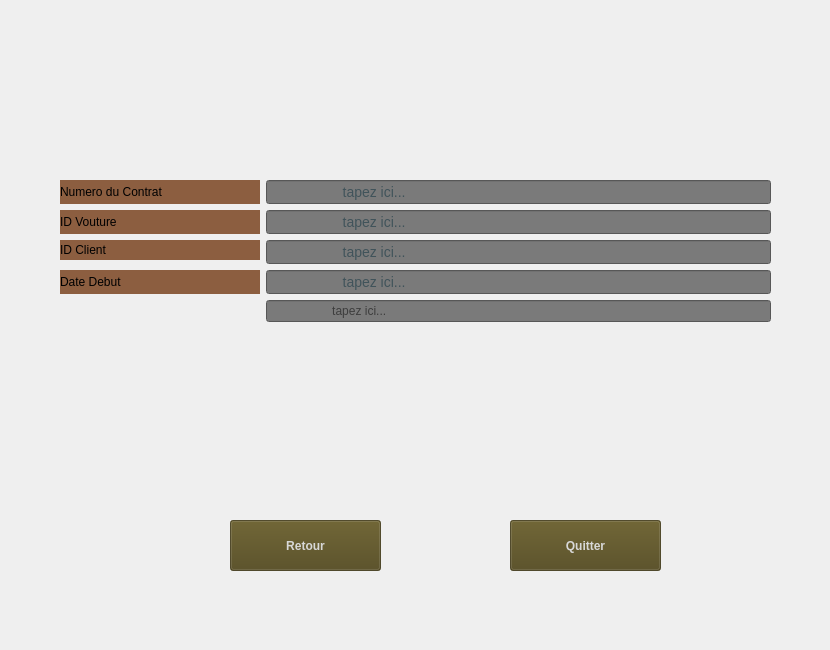
    <widget class="QWidget" name="visulal_contrat2">
     <property name="styleSheet">
      <string notr="true">QPushButton{
font:12px;
font-weight:bold;
color:rgb(216, 216, 216);
}
 
QPushButton:hover{
font:12px;
font-weight:bold;
color:rgb(26, 216, 216);

}
QPushButton:pressed{
font:12px;
font-weight:bold;
color:rgb(26, 216, 126);

}
</string>
     </property>
     <widget class="QLabel" name="label_5">
      <property name="geometry">
       <rect>
        <x>10</x>
        <y>-30</y>
        <width>811</width>
        <height>641</height>
       </rect>
      </property>
      <property name="text">
       <string/>
      </property>
      <property name="pixmap">
       <pixmap>../../Pictures/pexels-pixabay-248747.jpg</pixmap>
      </property>
      <property name="scaledContents">
       <bool>true</bool>
      </property>
     </widget>
     <widget class="QWidget" name="formLayoutWidget">
      <property name="geometry">
       <rect>
        <x>60</x>
        <y>180</y>
        <width>711</width>
        <height>311</height>
       </rect>
      </property>
      <layout class="QFormLayout" name="formLayout_2">
       <item row="0" column="0">
        <widget class="QLabel" name="label_7">
         <property name="minimumSize">
          <size>
           <width>200</width>
           <height>20</height>
          </size>
         </property>
         <property name="styleSheet">
          <string notr="true">background-color: rgba(112, 54, 15,200);
color:wihte;
font:12px;</string>
         </property>
         <property name="text">
          <string>Numero du Contrat</string>
         </property>
        </widget>
       </item>
       <item row="0" column="1">
        <widget class="QLineEdit" name="lineEdit_4">
         <property name="styleSheet">
          <string notr="true">background-color: rgb(122, 122, 122);
color:rgb(5, 44, 58);
font:14px;</string>
         </property>
         <property name="placeholderText">
          <string>                   tapez ici...</string>
         </property>
        </widget>
       </item>
       <item row="1" column="0">
        <widget class="QLabel" name="label_8">
         <property name="minimumSize">
          <size>
           <width>200</width>
           <height>20</height>
          </size>
         </property>
         <property name="styleSheet">
          <string notr="true">background-color: rgba(112, 54, 15,200);
color:wihte;
font:12px;</string>
         </property>
         <property name="text">
          <string>ID Vouture </string>
         </property>
        </widget>
       </item>
       <item row="2" column="0">
        <widget class="QLabel" name="label_6">
         <property name="sizePolicy">
          <sizepolicy hsizetype="Expanding" vsizetype="Fixed">
           <horstretch>0</horstretch>
           <verstretch>0</verstretch>
          </sizepolicy>
         </property>
         <property name="minimumSize">
          <size>
           <width>200</width>
           <height>20</height>
          </size>
         </property>
         <property name="styleSheet">
          <string notr="true">background-color: rgba(112, 54, 15,200);
color:wihte;
font:12px;</string>
         </property>
         <property name="text">
          <string>ID Client </string>
         </property>
        </widget>
       </item>
       <item row="2" column="1">
        <widget class="QLineEdit" name="lineEdit">
         <property name="sizePolicy">
          <sizepolicy hsizetype="Expanding" vsizetype="Fixed">
           <horstretch>0</horstretch>
           <verstretch>0</verstretch>
          </sizepolicy>
         </property>
         <property name="styleSheet">
          <string notr="true">background-color: rgb(122, 122, 122);
color:rgb(5, 44, 58);
font:14px;
</string>
         </property>
         <property name="placeholderText">
          <string>                   tapez ici...</string>
         </property>
        </widget>
       </item>
       <item row="3" column="0">
        <widget class="QLabel" name="label_9">
         <property name="minimumSize">
          <size>
           <width>200</width>
           <height>20</height>
          </size>
         </property>
         <property name="styleSheet">
          <string notr="true">background-color: rgba(112, 54, 15,200);
color:wihte;
font:12px;</string>
         </property>
         <property name="text">
          <string>Date Debut</string>
         </property>
        </widget>
       </item>
       <item row="4" column="1">
        <widget class="QLineEdit" name="lineEdit_5">
         <property name="styleSheet">
          <string notr="true">background-color: rgb(122, 122, 122);</string>
         </property>
         <property name="placeholderText">
          <string>                   tapez ici...</string>
         </property>
        </widget>
       </item>
       <item row="1" column="1">
        <widget class="QLineEdit" name="lineEdit_3">
         <property name="styleSheet">
          <string notr="true">background-color: rgb(122, 122, 122);
color:rgb(5, 44, 58);
font:14px;</string>
         </property>
         <property name="placeholderText">
          <string>                   tapez ici...</string>
         </property>
        </widget>
       </item>
       <item row="3" column="1">
        <widget class="QLineEdit" name="lineEdit_2">
         <property name="styleSheet">
          <string notr="true">background-color: rgb(122, 122, 122);
color:rgb(5, 44, 58);
font:14px;</string>
         </property>
         <property name="placeholderText">
          <string>                   tapez ici...</string>
         </property>
        </widget>
       </item>
      </layout>
     </widget>
     <widget class="QPushButton" name="pushButton_11">
      <property name="geometry">
       <rect>
        <x>510</x>
        <y>520</y>
        <width>151</width>
        <height>51</height>
       </rect>
      </property>
      <property name="styleSheet">
       <string notr="true">background-color: rgba(80, 70, 25,200);


</string>
      </property>
      <property name="text">
       <string>Quitter</string>
      </property>
     </widget>
     <widget class="QPushButton" name="pushButton_12">
      <property name="geometry">
       <rect>
        <x>230</x>
        <y>520</y>
        <width>151</width>
        <height>51</height>
       </rect>
      </property>
      <property name="styleSheet">
       <string notr="true">background-color: rgba(80, 70, 25,200);



</string>
      </property>
      <property name="text">
       <string>Retour</string>
      </property>
     </widget>
    </widget>
